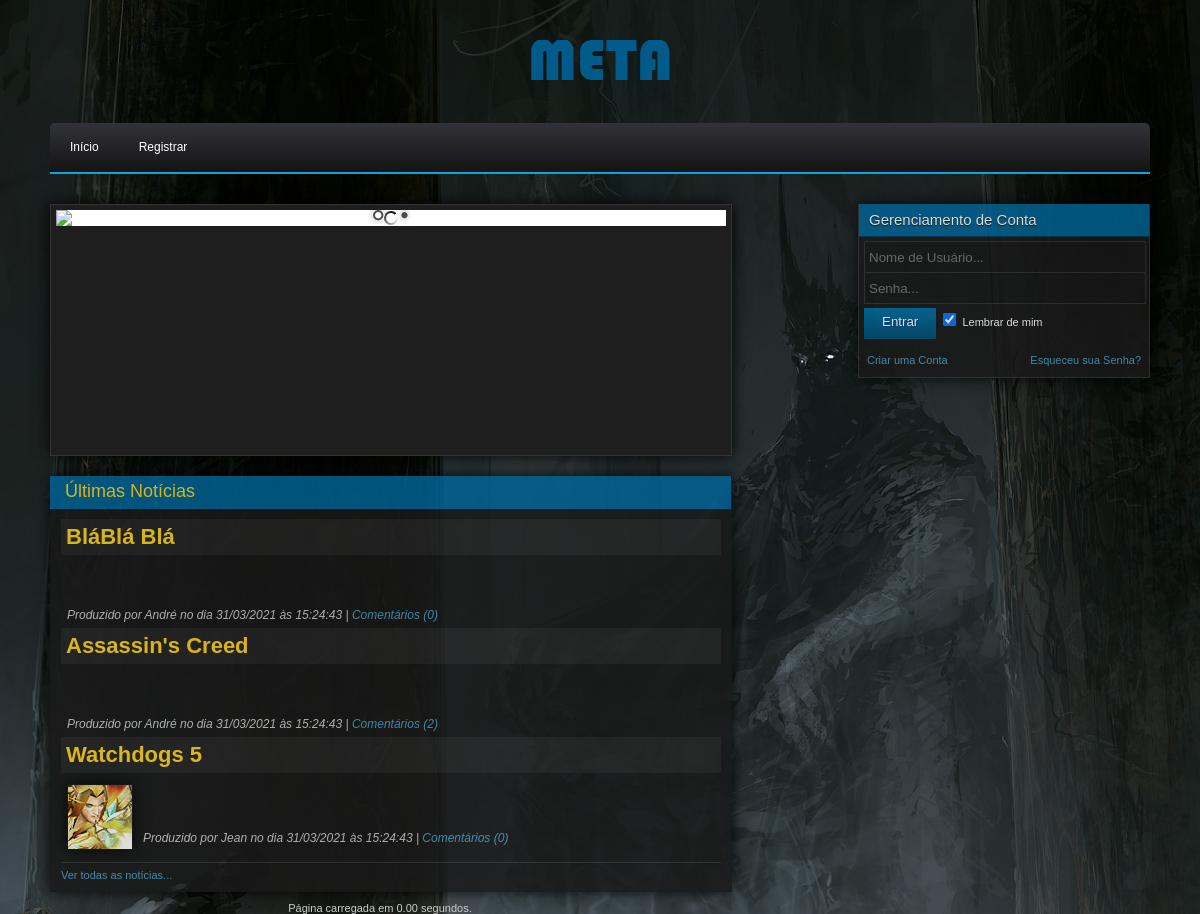
The page / on the database its author committed.
### tables this page shows
CREATE TABLE IF NOT EXISTS `site_links` (
  `position` int(3) NOT NULL AUTO_INCREMENT,
  `title` varchar(100) DEFAULT '0',
  `url` varchar(150) DEFAULT '0',
  `shownWhen` enum('notlogged','logged','always') DEFAULT NULL,
  UNIQUE KEY `position` (`position`)
);

CREATE TABLE IF NOT EXISTS `news` (
  `id` int(10) NOT NULL AUTO_INCREMENT,
  `title` varchar(100) DEFAULT '0',
  `body` text,
  `author` varchar(100) DEFAULT '0',
  `image` varchar(100) DEFAULT '0',
  `date` datetime DEFAULT NULL,
  PRIMARY KEY (`id`)
);

### pages/home.php (called while the page is built, shortened)
<?php
     website::getNews();

### includes/classes/cache.php (called while the page is built, shortened)
<?php
class cache {
	public static function exists($filename)
	{
		if (file_exists('cache/'.$filename.'.cache.php'))
			return TRUE;
		else
			return FALSE;
	}
}
?>

### includes/misc/connect.php (called while the page is built, shortened)
<?php
class connect {
	 public static function selectDB($db)
	 {
			 return TRUE;
	 }
}

### includes/classes/website.php (the view, shortened to what this page needs)
<?php
class website {
	public static function getNews()
	{
		if ($GLOBALS['news']['enable']==true) {
			echo '<div class="box_two_title">Últimas Notícias</div>';
		if (cache::exists('news')==TRUE)
				cache::loadCache('news');
		else
		{
		    $result = mysql_query("SELECT * FROM news ORDER BY id DESC LIMIT ".$GLOBALS['news']['maxShown']);
			if (mysql_num_rows($result)==0)
				echo 'Nenhuma notícia foi encontrada';
			else
			{
				while($row = mysql_fetch_assoc($result))
				{
					if(file_exists($row['image']))
					{
					echo $newsPT1 =  '
					       <table class="news" width="100%">
						        <tr>
								    <td><h3 class="yellow_text">'.$row['title'].'</h3></td>
							    </tr>
						   </table>
                           <table class="news_content" cellpadding="4">
						       <tr>
						          <td><img src="'.$row['image'].'" alt=""/></td>
						          <td>';
					}
					else
					{
						echo $newsPT1 =  '
					       <table class="news" width="100%">
						        <tr>
								    <td><h3 class="yellow_text">'.$row['title'].'</h3></td>
							    </tr>
						   </table>
                           <table class="news_content" cellpadding="4">
						       <tr>
						           <td>';
					}
						$commentsNum = mysql_query("SELECT COUNT(id) FROM news_comments WHERE newsid='".$row['id']."'");
						if($GLOBALS['news']['enableComments']==TRUE)
							 $comments = '| <a href="?p=news&amp;newsid='.$row['id'].'">Comentários ('.mysql_result($commentsNum,0).')</a>';
						  else
							 $comments = '';
						$date = date_create($row['date']);
						echo $newsPT2 = '
						<br/><br/><br/>
						<i class="gray_text"> Produzido por '.$row['author'].' no dia '.date_format($date, "d/m/Y à\s H:i:s").' '.$comments.'</i>
						</td>
						</tr>
					    </table>';
				}
					echo '<hr/>
						  <a href="?p=news">Ver todas as notícias...</a>';
			}
		}
	}
}
	public static function getSlideShowImages()
	{
		if (cache::exists('slideshow')==TRUE)
			cache::loadCache('slideshow');
	    else
	    {
			$result = mysql_query("SELECT path,link FROM slider_images ORDER BY position ASC");
			while($row = mysql_fetch_assoc($result))
			{
				echo $outPutPT = '<a href="'.$row['link'].'">
								  <img border="none" src="'.$row['path'].'" alt="" />
								  </a>';
			}
	  }
	}
}
?>

### index.php (shortened to what this page needs)
<!DOCTYPE html PUBLIC "-//W3C//DTD XHTML 1.1//EN" "http://www.w3.org/TR/xhtml11/DTD/xhtml11.dtd">
<html xmlns="http://www.w3.org/1999/xhtml" xml:lang="pt-BR">
<head>
<?php require('includes/template_loader.php'); ?>
<?php
	$content = new Page('styles/'.$template['path'].'/template.html');
	$content->loadCustoms();
	$content->replace_tags(array('content' => 'modules/content.php'));
	$content->replace_tags(array('menu' => 'modules/menu.php'));
	$content->replace_tags(array('login' => 'modules/login.php'));
	$content->replace_tags(array('account' => 'modules/account.php'));
	$content->replace_tags(array('slideshow' => 'modules/slideshow.php'));
	$content->replace_tags(array('footer' => 'modules/footer.php'));
?>
</head>
<body>
</body>
</html>

### includes/template_loader.php (shortened to what this page needs)
<?php
 require('includes/classes/template_parse.php');
 $getTemplate = mysql_query("SELECT path FROM template WHERE applied='1' ORDER BY id ASC LIMIT 1");
 $row = mysql_fetch_assoc($getTemplate);
 $template['path']=$row['path'];
 ?>
<link rel="stylesheet" href="styles/<?php echo $template['path']; ?>/style.css" />
<link rel="stylesheet" href="styles/global/style.css" />

### modules/content.php (shortened to what this page needs)
<?php
 $pages = scandir('pages');
 unset($pages[0],$pages[1]);
 $page = mysql_real_escape_string($_GET['p']);
 if (!isset($page))
	 include('pages/home.php');
 elseif(isset($_SESSION['loaded_plugins_pages']) && $GLOBALS['enablePlugins']==true && !in_array($page.'.php',$pages))
	plugins::load('pages');
 elseif(in_array($page.'.php',$pages))
 {
	 $result = mysql_query("SELECT COUNT(filename) FROM disabled_pages WHERE filename='".$page."'");
	 if(mysql_result($result,0)==0)
	   include('pages/'.$page.'.php');
	 else
	   include('pages/404.php');
 }

### modules/menu.php (shortened to what this page needs)
<?php
if (!isset($_SESSION['cw_user']))
	$sql = "WHERE shownWhen = 'always' OR shownWhen = 'notlogged'";
else
	$sql = "WHERE shownWhen = 'always' OR shownWhen = 'logged'";
 $getMenuLinks = mysql_query("SELECT * FROM site_links ".$sql." ORDER BY position ASC");
 while($row = mysql_fetch_assoc($getMenuLinks))
 {
	 $curr = substr($row['url'],3);
	 if ($_GET['p']==$curr)
			 echo '<li><a href="'.$row['url'].'" class="current">'.$row['title'].'</a></li>';
	 else
		 echo '<li><a href="'.$row['url'].'">'.$row['title'].'</a></li>';
 }

### modules/login.php (shortened to what this page needs)
<?php
  if (!isset($_SESSION['cw_user']))
	  {
?>
     <div class="box_one">
	 <div class="box_one_title">Gerenciamento de Conta</div>
         <form action="<?php echo $_SERVER['REQUEST_URI']; ?>" method="post">
         <fieldset style="border: none; margin: 0; padding: 0;">
             <input type="text" placeholder="Nome de Usuário..." name="login_username" class="login_input" /><br/>
             <input type="password" placeholder="Senha..." name="login_password" class="login_input" style="margin-top: -1px;" /><br/>
             <input type="submit" value="Entrar" name="login" style="margin-top: 4px;" />
             <input type="checkbox" name="login_remember" checked="checked"/>
             Lembrar de mim
         </fieldset>
         </form>
     <br/>
     <table width="100%">
            <tr>
                <td><a href="?p=register">Criar uma Conta</a></td>
                <td align="right"><a href="?p=forgotpw">Esqueceu sua Senha?</a></td>
            </tr>
     </table>
     </div>
<?php } ?>

### modules/slideshow.php
<?php
if ($GLOBALS['enableSlideShow']==TRUE && !isset($_COOKIE['hideslider']) && $_GET['p']=='home') { ?>
<div class="main_view">
    <div class="window">
		<div class="slider-wrapper theme-default">
            <div id="slider" class="nivoSlider">
				<?php website::getSlideShowImages(); ?>
            </div>
        </div>
    </div>
</div>
<?php } ?>

### modules/footer.php
<?php
if($GLOBALS['showLoadTime']==TRUE)
{
	$end = number_format((microtime(true) - $GLOBALS['start']),2);
	if ($end == 1)
		echo "Página carregada em ", $end, " segundo. <br/>";
	else
		echo "Página carregada em ", $end, " segundos. <br/>";
}

### includes/classes/template_parse.php (shortened to what this page needs)
<?php
class Page
{
  var $page;
  function Page($template)
  {
    if (file_exists($template))
      $this->page = join("", file($template));
  }
  function parse($file)
  {
		include($file);
		$buffer = ob_get_contents();
		return $buffer;
  }
  function replace_tags($tags = array())
  {
      if (sizeof($tags) > 0)
      foreach ($tags as $tag => $data)
	  {
			$data = (file_exists($data)) ? $this->parse($data) : $data;
			$this->page = preg_replace("({" . $tag . "})", $data,
						  $this->page);
	  }
  }
  function output()
  {
        echo $this->page;
  }
}
?>

### rows shown on the page
site_links: title "Início"
site_links: title "Registrar"
news: title "BláBlá Blá", author "André", date "31/03/2021 às 15:24:43", commentsNum "0"
news: title "Assassin's Creed", author "André", date "31/03/2021 às 15:24:43", commentsNum "2"
news: title "Watchdogs 5", image (picture), author "Jean", date "31/03/2021 às 15:24:43", commentsNum "0"

### other values the page prints
$end "0.00"
